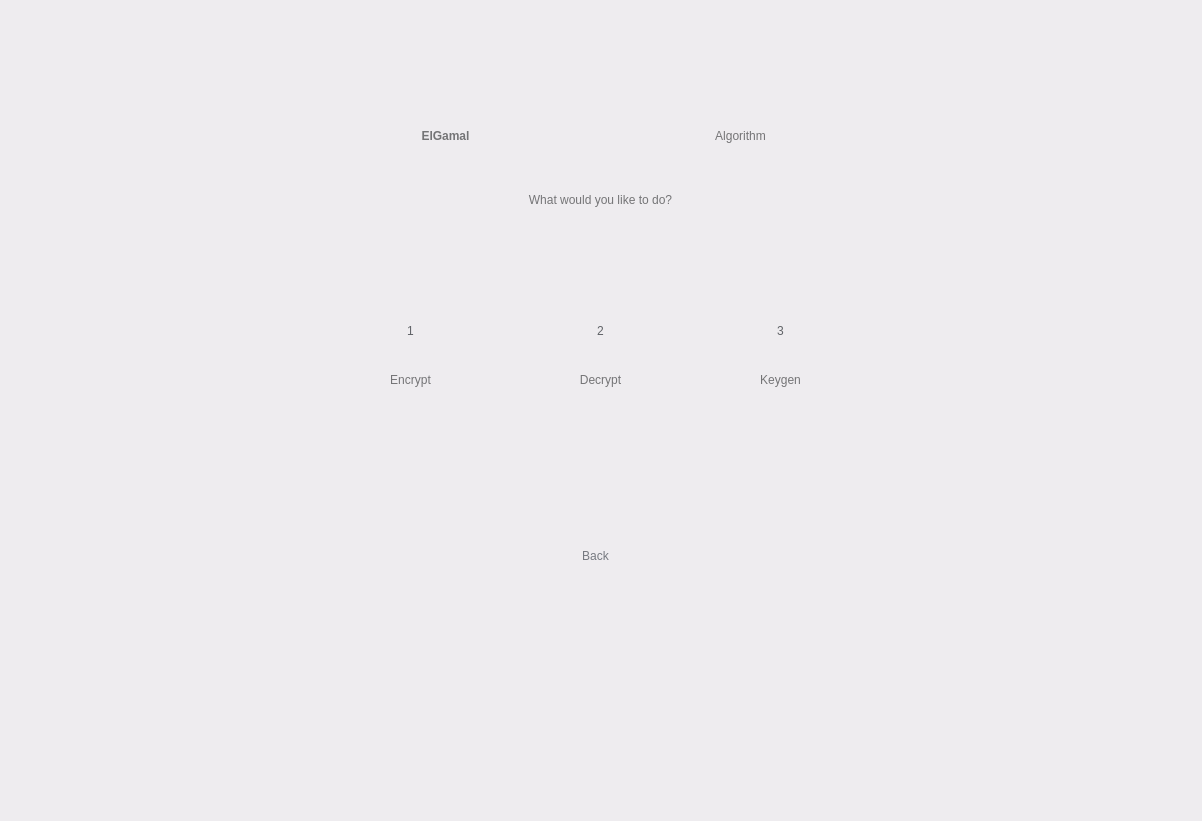
<?xml version="1.0" encoding="UTF-8"?>
<ui version="4.0">
 <class>Widget</class>
 <widget class="QWidget" name="Widget">
  <property name="geometry">
   <rect>
    <x>0</x>
    <y>0</y>
    <width>1202</width>
    <height>821</height>
   </rect>
  </property>
  <property name="windowTitle">
   <string>Widget</string>
  </property>
  <property name="styleSheet">
   <string notr="true">background-color: rgb(238, 236, 239);</string>
  </property>
  <widget class="QWidget" name="widget1" native="true">
   <property name="geometry">
    <rect>
     <x>0</x>
     <y>0</y>
     <width>1201</width>
     <height>821</height>
    </rect>
   </property>
   <property name="styleSheet">
    <string notr="true">QWidget#widget1 {background-color: rgb(246, 245, 247);};

</string>
   </property>
   <widget class="QLabel" name="label">
    <property name="geometry">
     <rect>
      <x>310</x>
      <y>60</y>
      <width>271</width>
      <height>151</height>
     </rect>
    </property>
    <property name="styleSheet">
     <string notr="true">background-color: rgba(255, 255, 255, 0);
color: rgb(116, 116, 118);
font: 75 72pt &quot;Product Sans&quot;;
font-weight: bold;
</string>
    </property>
    <property name="text">
     <string>ElGamal</string>
    </property>
    <property name="alignment">
     <set>Qt::AlignCenter</set>
    </property>
   </widget>
   <widget class="QPushButton" name="pushButton">
    <property name="geometry">
     <rect>
      <x>380</x>
      <y>300</y>
      <width>61</width>
      <height>61</height>
     </rect>
    </property>
    <property name="styleSheet">
     <string notr="true">font: 17pt &quot;Product Sans&quot;;
color: rgb(96, 99, 103);
border-radius: 25px;
</string>
    </property>
    <property name="text">
     <string>1</string>
    </property>
   </widget>
   <widget class="QLabel" name="label_2">
    <property name="geometry">
     <rect>
      <x>580</x>
      <y>60</y>
      <width>321</width>
      <height>151</height>
     </rect>
    </property>
    <property name="styleSheet">
     <string notr="true">background-color: rgba(255, 255, 255, 0);
color: rgb(116, 116, 118);
font: 75 72pt &quot;Product Sans&quot;;
</string>
    </property>
    <property name="text">
     <string>Algorithm</string>
    </property>
    <property name="alignment">
     <set>Qt::AlignCenter</set>
    </property>
   </widget>
   <widget class="QLabel" name="label_3">
    <property name="geometry">
     <rect>
      <x>480</x>
      <y>190</y>
      <width>241</width>
      <height>20</height>
     </rect>
    </property>
    <property name="styleSheet">
     <string notr="true">background-color: rgba(255, 255, 255, 0);
font: 16pt &quot;Product Sans&quot;;
color: rgb(116, 116, 118);</string>
    </property>
    <property name="text">
     <string>What would you like to do?</string>
    </property>
    <property name="alignment">
     <set>Qt::AlignCenter</set>
    </property>
   </widget>
   <widget class="QLabel" name="label_4">
    <property name="geometry">
     <rect>
      <x>340</x>
      <y>370</y>
      <width>141</width>
      <height>20</height>
     </rect>
    </property>
    <property name="styleSheet">
     <string notr="true">background-color: rgba(255, 255, 255, 0);
font: 16pt &quot;Product Sans&quot;;
color: rgb(116, 116, 118);</string>
    </property>
    <property name="text">
     <string>Encrypt</string>
    </property>
    <property name="alignment">
     <set>Qt::AlignCenter</set>
    </property>
   </widget>
   <widget class="QLabel" name="label_5">
    <property name="geometry">
     <rect>
      <x>530</x>
      <y>370</y>
      <width>141</width>
      <height>20</height>
     </rect>
    </property>
    <property name="styleSheet">
     <string notr="true">background-color: rgba(255, 255, 255, 0);
font: 16pt &quot;Product Sans&quot;;
color: rgb(116, 116, 118);</string>
    </property>
    <property name="text">
     <string>Decrypt</string>
    </property>
    <property name="alignment">
     <set>Qt::AlignCenter</set>
    </property>
   </widget>
   <widget class="QPushButton" name="pushButton_2">
    <property name="geometry">
     <rect>
      <x>570</x>
      <y>300</y>
      <width>61</width>
      <height>61</height>
     </rect>
    </property>
    <property name="styleSheet">
     <string notr="true">font: 17pt &quot;Product Sans&quot;;
color: rgb(96, 99, 103);
border-radius: 25px;
</string>
    </property>
    <property name="text">
     <string>2</string>
    </property>
   </widget>
   <widget class="QPushButton" name="backButton">
    <property name="geometry">
     <rect>
      <x>560</x>
      <y>540</y>
      <width>71</width>
      <height>31</height>
     </rect>
    </property>
    <property name="styleSheet">
     <string notr="true">font: 12pt &quot;Product Sans&quot;;
color: rgb(118, 121, 128);
background-color: rgba(255, 255, 255, 0);
border-radius: 15px;
</string>
    </property>
    <property name="text">
     <string>Back</string>
    </property>
   </widget>
   <widget class="QPushButton" name="pushButton_3">
    <property name="geometry">
     <rect>
      <x>750</x>
      <y>300</y>
      <width>61</width>
      <height>61</height>
     </rect>
    </property>
    <property name="styleSheet">
     <string notr="true">font: 17pt &quot;Product Sans&quot;;
color: rgb(96, 99, 103);
border-radius: 25px;
</string>
    </property>
    <property name="text">
     <string>3</string>
    </property>
   </widget>
   <widget class="QLabel" name="label_6">
    <property name="geometry">
     <rect>
      <x>710</x>
      <y>370</y>
      <width>141</width>
      <height>20</height>
     </rect>
    </property>
    <property name="styleSheet">
     <string notr="true">background-color: rgba(255, 255, 255, 0);
font: 16pt &quot;Product Sans&quot;;
color: rgb(116, 116, 118);</string>
    </property>
    <property name="text">
     <string>Keygen</string>
    </property>
    <property name="alignment">
     <set>Qt::AlignCenter</set>
    </property>
   </widget>
  </widget>
 </widget>
 <resources/>
 <connections/>
</ui>
